Frame 1 (no input): blank canvas, image omitted
Frame 60 (no input): blank canvas, image omitted
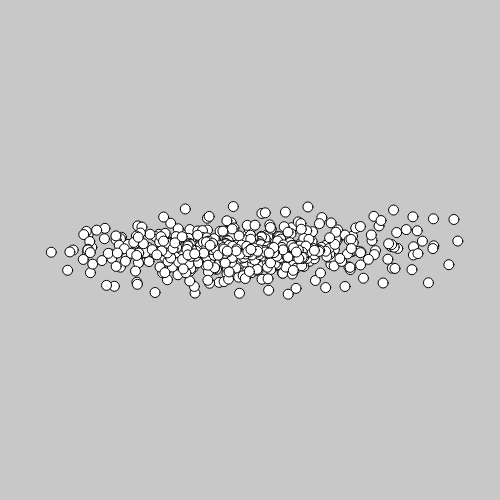
Frame 120 (the mouse pressed at the canvas centre since frame 60)

The p5.js sketch whose frames 1 and 60 were blank and that drew this single picture after the mouse press (run headless with seeded random() and noise() and a simulated clock; from frame 60 on, the mouse is pressed at the canvas centre):

// p5.js sketch
// ── sketch.js
var ps;

function setup(){
  createCanvas(500,500);
  ps = new ParticleSystem();

}

function draw (){
  if(mouseIsPressed){
    ps.addParticles(createVector (mouseX,mouseY), 10);
  }
  background(200);
  ps.draw();
}

// ── particle.js
function Particle(){
  this.setup = function (pos){
    this.pos = pos.copy();
    this.vel = createVector(0,0);
    this.acc = createVector(0,0);
    this.size = 10;
    this.age = 1000;
    this.isDead = false;
    this.friction = 0.8;
  };

  this.applyForce = function (force){
    this.acc = force.copy();
  }

  this.update = function (){
    this.age --;
    if (this.age <= 0){
      this.isDead = true;
    }
    this.vel.add(this.acc);
    this.pos.add(this.vel);
    this.acc.mult(0);
    this.vel.mult(this.friction);

  };

  this.draw = function (){

    ellipse (this.pos.x, this.pos.y, this.size, this.size);
  }

}

// ── particleSystem.js
function ParticleSystem () {
  this.particles = [];

  this.addParticles = function (pos, numOfParticles) {
    for (var i = 0; i<numOfParticles; i++){
    var p = new Particle();
    var pos = createVector (pos.x + random(-50,50), pos.y + random(-5,5));
    p.setup(pos);

    //p.applyForce(force);
    //this.particle[i] = p;
    this.particles.push (p);
  }


}

this.dontTouch = function () {
  for (var i = 0; i < this.particles.length; i++) {
    var ip = this.particles[i];
    for (var j = this.particles.length - 1; j > i; j--) {
    //  console.log("me:" + i + "friend:" + j);
    var jp = this.particles[j];
    var distance = ip.pos.dist(jp.pos);
    if (distance < (ip.size + jp.size)) {
      var f1 = ip.pos.copy().sub(jp.pos).mult(0.01);
      var f2 = ip.pos.copy().sub(jp.pos).mult(-0.01);
      ip.applyForce(f1);
      jp.applyForce(f2);
      }
    }
  }
}

this.draw = function() {
  
  for (var i =0; i <this.particles.length ; i++) {

    if (this.particles[i].isDead) {
      this.particles.slice(i, 1);
    } else {
        this.particles[i].update();
        this.particles[i].draw();
      }
    }
      this.dontTouch();
  }
}
